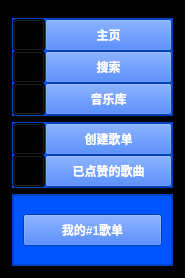
        <widget class="QFrame" name="left">
         <property name="maximumSize">
          <size>
           <width>185</width>
           <height>16777215</height>
          </size>
         </property>
         <property name="styleSheet">
          <string notr="true">background-color: rgb(0,0, 0);</string>
         </property>
         <property name="frameShape">
          <enum>QFrame::StyledPanel</enum>
         </property>
         <property name="frameShadow">
          <enum>QFrame::Raised</enum>
         </property>
         <layout class="QVBoxLayout" name="verticalLayout_8" stretch="5,20,15,60">
          <item>
           <widget class="QFrame" name="frame_21">
            <property name="styleSheet">
             <string notr="true">background-color: rgb(0, 85, 255);</string>
            </property>
            <property name="frameShape">
             <enum>QFrame::StyledPanel</enum>
            </property>
            <property name="frameShadow">
             <enum>QFrame::Raised</enum>
            </property>
            <widget class="QPushButton" name="pushButton_37">
             <property name="geometry">
              <rect>
               <x>9</x>
               <y>4</y>
               <width>75</width>
               <height>23</height>
              </rect>
             </property>
             <property name="text">
              <string/>
             </property>
            </widget>
           </widget>
          </item>
          <item>
           <widget class="QFrame" name="frame_22">
            <property name="styleSheet">
             <string notr="true">background-color: rgb(0, 85, 255);</string>
            </property>
            <property name="frameShape">
             <enum>QFrame::StyledPanel</enum>
            </property>
            <property name="frameShadow">
             <enum>QFrame::Raised</enum>
            </property>
            <layout class="QVBoxLayout" name="verticalLayout_9" stretch="1,1,1">
             <property name="spacing">
              <number>0</number>
             </property>
             <property name="leftMargin">
              <number>0</number>
             </property>
             <property name="topMargin">
              <number>0</number>
             </property>
             <property name="rightMargin">
              <number>0</number>
             </property>
             <property name="bottomMargin">
              <number>0</number>
             </property>
             <item>
              <layout class="QHBoxLayout" name="horizontalLayout_11" stretch="10,400">
               <property name="spacing">
                <number>0</number>
               </property>
               <property name="leftMargin">
                <number>0</number>
               </property>
               <item>
                <widget class="QPushButton" name="pushButton_29">
                 <property name="sizePolicy">
                  <sizepolicy hsizetype="Minimum" vsizetype="Fixed">
                   <horstretch>0</horstretch>
                   <verstretch>0</verstretch>
                  </sizepolicy>
                 </property>
                 <property name="minimumSize">
                  <size>
                   <width>32</width>
                   <height>32</height>
                  </size>
                 </property>
                 <property name="styleSheet">
                  <string notr="true">background-color: rgb(0, 0, 0);
border-image: url(:/1/Wsearch.svg);</string>
                 </property>
                 <property name="text">
                  <string/>
                 </property>
                </widget>
               </item>
               <item>
                <widget class="QPushButton" name="pushButton_26">
                 <property name="minimumSize">
                  <size>
                   <width>0</width>
                   <height>32</height>
                  </size>
                 </property>
                 <property name="font">
                  <font>
                   <weight>75</weight>
                   <bold>true</bold>
                  </font>
                 </property>
                 <property name="styleSheet">
                  <string notr="true">color: rgb(255, 255, 255);</string>
                 </property>
                 <property name="text">
                  <string>主页</string>
                 </property>
                </widget>
               </item>
              </layout>
             </item>
             <item>
              <layout class="QHBoxLayout" name="horizontalLayout_12" stretch="10,400">
               <property name="spacing">
                <number>0</number>
               </property>
               <property name="leftMargin">
                <number>0</number>
               </property>
               <item>
                <widget class="QPushButton" name="pushButton_30">
                 <property name="minimumSize">
                  <size>
                   <width>32</width>
                   <height>32</height>
                  </size>
                 </property>
                 <property name="styleSheet">
                  <string notr="true">background-color: rgb(0, 0, 0);
border-image: url(:/1/Wsearch.svg);</string>
                 </property>
                 <property name="text">
                  <string/>
                 </property>
                </widget>
               </item>
               <item>
                <widget class="QPushButton" name="pushButton_27">
                 <property name="minimumSize">
                  <size>
                   <width>0</width>
                   <height>32</height>
                  </size>
                 </property>
                 <property name="font">
                  <font>
                   <weight>75</weight>
                   <bold>true</bold>
                  </font>
                 </property>
                 <property name="styleSheet">
                  <string notr="true">color: rgb(255, 255, 255);</string>
                 </property>
                 <property name="text">
                  <string>搜索</string>
                 </property>
                </widget>
               </item>
              </layout>
             </item>
             <item>
              <layout class="QHBoxLayout" name="horizontalLayout_13" stretch="10,400">
               <property name="spacing">
                <number>0</number>
               </property>
               <property name="leftMargin">
                <number>0</number>
               </property>
               <item>
                <widget class="QPushButton" name="pushButton_31">
                 <property name="minimumSize">
                  <size>
                   <width>32</width>
                   <height>32</height>
                  </size>
                 </property>
                 <property name="styleSheet">
                  <string notr="true">background-color: rgb(0, 0, 0);
border-image: url(:/1/Wsearch.svg);</string>
                 </property>
                 <property name="text">
                  <string/>
                 </property>
                </widget>
               </item>
               <item>
                <widget class="QPushButton" name="pushButton_28">
                 <property name="minimumSize">
                  <size>
                   <width>0</width>
                   <height>32</height>
                  </size>
                 </property>
                 <property name="font">
                  <font>
                   <weight>75</weight>
                   <bold>true</bold>
                  </font>
                 </property>
                 <property name="styleSheet">
                  <string notr="true">color: rgb(255, 255, 255);</string>
                 </property>
                 <property name="text">
                  <string>音乐库</string>
                 </property>
                </widget>
               </item>
              </layout>
             </item>
            </layout>
           </widget>
          </item>
          <item>
           <widget class="QFrame" name="frame_23">
            <property name="styleSheet">
             <string notr="true">background-color: rgb(0, 85, 255);</string>
            </property>
            <property name="frameShape">
             <enum>QFrame::StyledPanel</enum>
            </property>
            <property name="frameShadow">
             <enum>QFrame::Raised</enum>
            </property>
            <layout class="QVBoxLayout" name="verticalLayout_10" stretch="1,1">
             <property name="spacing">
              <number>0</number>
             </property>
             <property name="leftMargin">
              <number>0</number>
             </property>
             <property name="topMargin">
              <number>0</number>
             </property>
             <property name="rightMargin">
              <number>0</number>
             </property>
             <property name="bottomMargin">
              <number>0</number>
             </property>
             <item>
              <layout class="QHBoxLayout" name="horizontalLayout_14" stretch="10,400">
               <property name="spacing">
                <number>0</number>
               </property>
               <property name="leftMargin">
                <number>0</number>
               </property>
               <item>
                <widget class="QPushButton" name="pushButton_32">
                 <property name="minimumSize">
                  <size>
                   <width>32</width>
                   <height>32</height>
                  </size>
                 </property>
                 <property name="styleSheet">
                  <string notr="true">background-color: rgb(0, 0, 0);
border-image: url(:/1/Wsearch.svg);</string>
                 </property>
                 <property name="text">
                  <string/>
                 </property>
                </widget>
               </item>
               <item>
                <widget class="QPushButton" name="pushButton_33">
                 <property name="minimumSize">
                  <size>
                   <width>0</width>
                   <height>32</height>
                  </size>
                 </property>
                 <property name="font">
                  <font>
                   <weight>75</weight>
                   <bold>true</bold>
                  </font>
                 </property>
                 <property name="styleSheet">
                  <string notr="true">color: rgb(255, 255, 255);</string>
                 </property>
                 <property name="text">
                  <string>创建歌单</string>
                 </property>
                </widget>
               </item>
              </layout>
             </item>
             <item>
              <layout class="QHBoxLayout" name="horizontalLayout_15" stretch="10,400">
               <property name="spacing">
                <number>0</number>
               </property>
               <property name="leftMargin">
                <number>0</number>
               </property>
               <item>
                <widget class="QPushButton" name="pushButton_34">
                 <property name="minimumSize">
                  <size>
                   <width>32</width>
                   <height>32</height>
                  </size>
                 </property>
                 <property name="styleSheet">
                  <string notr="true">background-color: rgb(0, 0, 0);
border-image: url(:/1/Wsearch.svg);</string>
                 </property>
                 <property name="text">
                  <string/>
                 </property>
                </widget>
               </item>
               <item>
                <widget class="QPushButton" name="pushButton_35">
                 <property name="minimumSize">
                  <size>
                   <width>0</width>
                   <height>32</height>
                  </size>
                 </property>
                 <property name="font">
                  <font>
                   <weight>75</weight>
                   <bold>true</bold>
                  </font>
                 </property>
                 <property name="styleSheet">
                  <string notr="true">color: rgb(255, 255, 255);</string>
                 </property>
                 <property name="text">
                  <string>已点赞的歌曲</string>
                 </property>
                </widget>
               </item>
              </layout>
             </item>
            </layout>
           </widget>
          </item>
          <item>
           <widget class="QFrame" name="frame_24">
            <property name="styleSheet">
             <string notr="true">background-color: rgb(0, 85, 255);</string>
            </property>
            <property name="frameShape">
             <enum>QFrame::StyledPanel</enum>
            </property>
            <property name="frameShadow">
             <enum>QFrame::Raised</enum>
            </property>
            <layout class="QGridLayout" name="gridLayout_6">
             <property name="leftMargin">
              <number>0</number>
             </property>
             <property name="topMargin">
              <number>0</number>
             </property>
             <property name="rightMargin">
              <number>0</number>
             </property>
             <property name="bottomMargin">
              <number>0</number>
             </property>
             <property name="spacing">
              <number>0</number>
             </property>
             <item row="0" column="0">
              <widget class="QScrollArea" name="scrollArea_3">
               <property name="widgetResizable">
                <bool>true</bool>
               </property>
               <widget class="QWidget" name="scrollAreaWidgetContents">
                <property name="geometry">
                 <rect>
                  <x>0</x>
                  <y>0</y>
                  <width>161</width>
                  <height>335</height>
                 </rect>
                </property>
                <layout class="QVBoxLayout" name="verticalLayout_11">
                 <item>
                  <widget class="QPushButton" name="pushButton_36">
                   <property name="minimumSize">
                    <size>
                     <width>0</width>
                     <height>32</height>
                    </size>
                   </property>
                   <property name="font">
                    <font>
                     <weight>75</weight>
                     <bold>true</bold>
                    </font>
                   </property>
                   <property name="styleSheet">
                    <string notr="true">color: rgb(255, 255, 255);</string>
                   </property>
                   <property name="text">
                    <string>我的#1歌单</string>
                   </property>
                  </widget>
                 </item>
                </layout>
               </widget>
              </widget>
             </item>
            </layout>
           </widget>
          </item>
         </layout>
        </widget>
